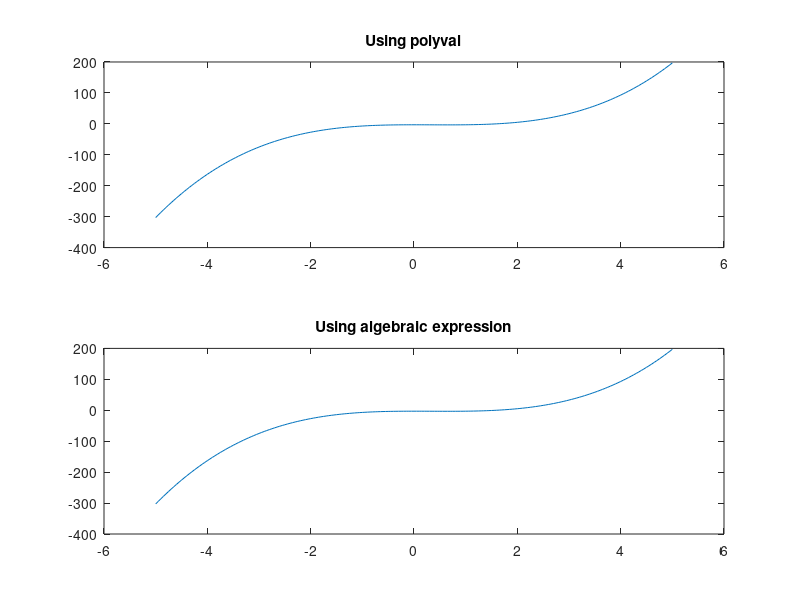
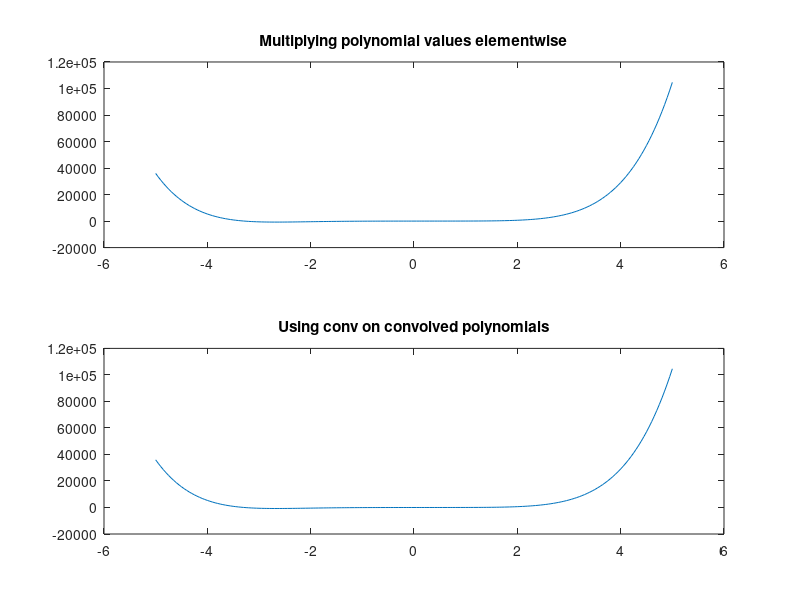

Source code (MATLAB) for these figures, in order:
%% Lesson 6a: Polynomials
% Before we step into z transform, we should take a look at what functions
% are there in MATLAB to evaluate polynomials. There are 4 major functions
% to know about -- polyval, root/poly and conv.
clc; clear; close all;

%% polyval
% Allows you to evaluate polynomials specified as an array of coefficients.
p = [2 -2 0 -3];     % 2x^3 - 2x^2 - 3
x = -5:.05:5;
a = polyval(p,x);
a2 = 2*x.^3 - 2*x.^2 - 3;

figure;
subplot(2, 1, 1);
plot(x, a);
title('Using polyval');

subplot(2, 1, 2);
plot(x, a2);
title('Using algebraic expression');
% The graphs are the same!

%% roots/poly
% These two functions are ~inverses! They allow you
% to find the roots / coefficients of a vector of numbers
r = roots(p);
p1 = poly(r);

% `poly` will always return a monic polynomial (the highest coefficient
% will be 1).

%% residue
% Will apply later in the Signals course. Pretty much partial fractions
% from Calc I.
b = [-4 8];
a = [1 6 8];
[r, p, k] = residue(b, a);

[bb, aa] = residue(r, p, k);  % can go both ways

% Note that a, b are row vectors, whereas r, p are column vectors! This
% convention is true when we look at tf/zpk forms.

%% conv
% You've probably heard this a lot from Prof. Fontaine.
% Convolution in the time domain is multiplication in the frequency domain
% (applying a LTI system to a signal is convolution in the time domain).
%
% Convolution is also used to multiply two polynomials together (if
% specified as an array of coefficients.)
a = [1 2 -3 4];
b = [5 0 3 -2];
p2 = conv(a, b);       % Use convolution

x = -5:.05:5;

% a little experiment
figure;
subplot(2, 1, 1);
plot(x, polyval(a, x) .* polyval(b, x));
title('Multiplying polynomial values elementwise');

subplot(2, 1, 2);
plot(x, polyval(p2, x));
title('Using conv on convolved polynomials');
